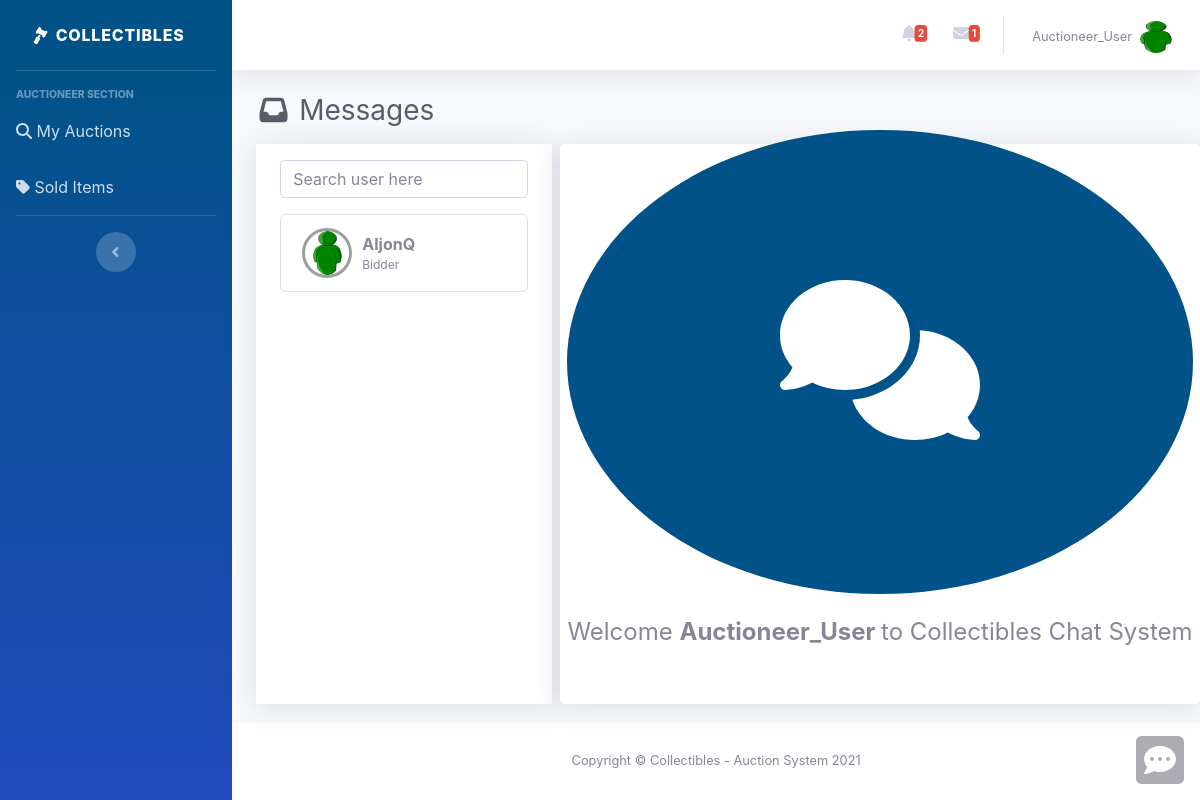
/ (signed in), run on the app's committed database.
### tables this page shows
CREATE TABLE `thread` (
  `id` int(11) NOT NULL,
  `user_ids` text NOT NULL
);

CREATE TABLE `users` (
  `id` int(11) NOT NULL,
  `name` varchar(255) NOT NULL,
  `address` varchar(255) NOT NULL,
  `username` varchar(50) NOT NULL,
  `password` varchar(255) NOT NULL,
  `date_of_birth` datetime DEFAULT NULL,
  `gender` varchar(255) NOT NULL,
  `contact` varchar(255) DEFAULT NULL,
  `role` varchar(255) NOT NULL,
  `avatar` text NOT NULL,
  `subscription` varchar(255) DEFAULT NULL,
  `payment_option` varchar(255) DEFAULT NULL,
  `date_added` datetime DEFAULT current_timestamp()
);

### alerts.php (the view, shortened to what this page needs)
<?php
    require_once "config.php";
    $current_user = trim($_SESSION["id"]);
    $sql = "SELECT * FROM notifications WHERE user_id = $current_user ORDER BY date_posted desc";
    $query = mysqli_query($link, $sql);
    $filteredNotifications = $query->fetch_all(MYSQLI_ASSOC);
    $thread_count = $link->query("SELECT * from thread where concat('[',REPLACE(user_ids,',','],['),']') like '%[{$_SESSION['login_id']}]%' ");
?>
<li class="nav-item dropdown no-arrow mx-1">
    <a class="nav-link dropdown-toggle" href="#" id="alertsDropdown" role="button" data-toggle="dropdown" aria-haspopup="true" aria-expanded="false">
        <i class="fas fa-bell fa-fw"></i>
        <span class="badge badge-danger badge-counter">
            <?php echo count($filteredNotifications); ?>
        </span>
    </a>
</li>
<li class="nav-item dropdown no-arrow mx-1">
    <a class="nav-link dropdown-toggle" href="#" id="messagesDropdown" role="button" data-toggle="dropdown" aria-haspopup="true" aria-expanded="false">
        <i class="fas fa-envelope fa-fw"></i>
        <span class="badge badge-danger badge-counter">
            <?php echo count($thread_count->fetch_all()); ?>
        </span>
    </a>
</li>

### contact_panel.php (shortened to what this page needs)
<?php
	require_once 'config.php';
?>
<div class="container-fluid pt-3 shadow" id="contact-panel">
	<div class="col-lg-12">
		<div class="row">
			<form action="" id="filter-contact" class=" w-100">
				<div class="form-group" id="filter-row">
					<input type="text" class="form-control" placeholder="Search user here" id="find_user">
				</div>
			</form>
		</div>
	</div>
	<ul class="list-group" id="convo-list">
			<?php
				$thread = $link->query("SELECT * from thread where concat('[',REPLACE(user_ids,',','],['),']') like '%[{$_SESSION['login_id']}]%' ");
				while ($row = $thread->fetch_array()) :
					$user = $link->query("SELECT * FROM users where id in ({$row['user_ids']}) and id!= {$_SESSION['login_id']} ")->fetch_array();
			?>
			<li class="list-group-item w-100" data-id="<?php echo md5($row['id']) ?>">
				<table class="" width="100%">
					<tr>
						<td width="10%">
							<div class="uavatar mr-2"><img src="assets/uploads/<?php echo $user['avatar'] ?>" alt=""></div>
						</td>
						<td>
							<strong><?php echo ucwords($user['username']) ?></strong>
							<div style="font-size: 12px;">
								<?php switch ($user['role']) {
									case 1:
										echo 'Bidder';
										break;
								}
								?>
							</div>
						</td>
					</tr>
				</table>
			</li>
		<?php endwhile; ?>
	</ul>
</div>

### index.php (style rules this page uses)
body { background: #80808045; }
body { overflow: auto }

### contact_panel.php (style rules this page uses)
div#contact-panel { position: fixed; background: white; height: calc(100% - 15rem); width: 18.5rem; top: 9em; }
#convo-list li { cursor: pointer }
#convo-list img { max-width: calc(100%); max-height: calc(100%); border-radius: 100%; }
#convo-list .uavatar { width: 50px; height: 50px; align-self: center; border-radius: 50%; border: 3px solid #808080c2; display: flex; justify-content: center; text-align: -webkit-auto; }

### data on the page
thread: users.avatar (picture), users.username "AljonQ"

### other printed values
count($filteredNotifications) "2"
count($thread_count->fetch_all()) "1"
$_SESSION["username"] "Auctioneer_User"
$_SESSION['login_name'] "Auctioneer_User"
